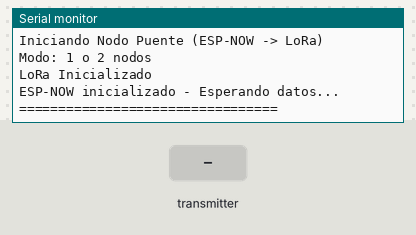
Recording of a sketch running on a simulated ESP32. On the bench: the last lines printed to the serial monitor. The inputs (shaded band) are chosen by the test bench. No radio packets arrive unless stated.

Above: at 1.2 s.
1.3 s: the transmitter starts sending node_id = 1
At 2.7 s:
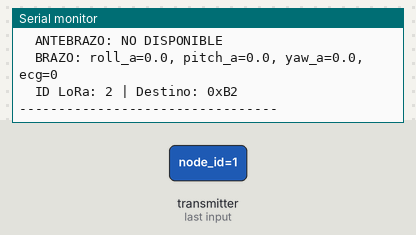
2.8 s: the transmitter starts sending node_id = 0
At 4.8 s:
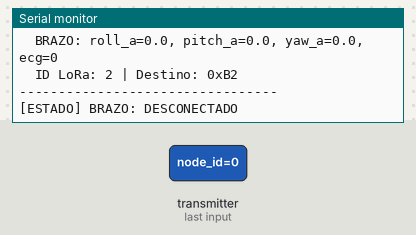

Measured:
- after the input at 1.3 s, the serial monitor: prints a new line at once (image 1)
- after the input at 2.8 s, the serial monitor: prints a new line after 1.2 s (image 2)

The sketch:

master_node.ino
```cpp
// ESP32 30 PINS (Conservar estos pines)

#include <WiFi.h>
#include <esp_now.h>
#include <LoRa.h>
#include <SPI.h>

// ==========================================
// CONFIGURACIÓN LORA (Pines del SX1278) - SIN CAMBIOS
// ==========================================
const int loraRST = 15;
const int loraDI0 = 2;
const int loraNSS = 5;
const int loraMOSI = 18;
const int loraMISO = 22;
const int loraSCK = 23;
int SyncWord = 0x22;

// PROTOCOLO DE FRAMES LORA - SIN CAMBIOS
byte dir_local   = 0xA1;
byte dir_destino = 0xB2;
byte id_msjLoRa = 0;
byte bufferPaquete[64];

// ==========================================
// ESTRUCTURA COMPLETA PARA LORA (PAYLOAD FUSIONADO)
// ==========================================
typedef struct struct_message_completo {
    float roll_f, pitch_f, yaw_f;  // Datos del antebrazo (Forearm)
    int ecg;                        // ECG (viene del brazo)
    float roll_a, pitch_a, yaw_a;   // Datos del brazo (Arm)
} struct_message_completo;

struct_message_completo datosFusionados;

// ==========================================
// ESTRUCTURAS PARA CADA NODO (RECEPCIÓN ESP-NOW)
// ==========================================
typedef struct struct_message_arm {
    float roll_a;
    float pitch_a;
    float yaw_a;
    int ecg;
    int node_id;
} struct_message_arm;

typedef struct struct_message_forearm {
    float roll_f;
    float pitch_f;
    float yaw_f;
    int node_id;
} struct_message_forearm;

// Variables para almacenar los últimos datos de cada nodo
struct_message_arm ultimosDatosBrazo;        // Nodo 1: roll_a, pitch_a, yaw_a, ecg
struct_message_forearm ultimosDatosAntebrazo; // Nodo 2: roll_f, pitch_f, yaw_f

// Flags para saber si hemos recibido datos de cada nodo ALGUNA VEZ
bool brazoInicializado = false;
bool antebrazoInicializado = false;

// Timestamps para saber cuándo recibimos cada dato
unsigned long tiempoUltimoBrazo = 0;
unsigned long tiempoUltimoAntebrazo = 0;
const unsigned long TIMEOUT_MS = 1000; // 1 segundo de timeout

// ==========================================
// CALLBACK ESP-NOW
// ==========================================
void OnDataRecv(const esp_now_recv_info_t *recv_info, const uint8_t *incomingDataBytes, int len) {

    if (len == sizeof(struct_message_arm)) {
        struct_message_arm datosBrazo;
        memcpy(&datosBrazo, incomingDataBytes, sizeof(datosBrazo));

        if (datosBrazo.node_id == 1) {
            ultimosDatosBrazo = datosBrazo;
            tiempoUltimoBrazo = millis();

            if (!brazoInicializado) {
                brazoInicializado = true;
                Serial.println("BRAZO detectado por primera vez");
            }

            Serial.print("\n[ESP-NOW] BRAZO: ");
            Serial.print("roll_a="); Serial.print(datosBrazo.roll_a, 1);
            Serial.print(", pitch_a="); Serial.print(datosBrazo.pitch_a, 1);
            Serial.print(", yaw_a="); Serial.print(datosBrazo.yaw_a, 1);
            Serial.print(", ecg="); Serial.println(datosBrazo.ecg);

            enviarLoRaConDatosDisponibles();
        }
    }
    else if (len == sizeof(struct_message_forearm)) {
        struct_message_forearm datosAntebrazo;
        memcpy(&datosAntebrazo, incomingDataBytes, sizeof(datosAntebrazo));

        if (datosAntebrazo.node_id == 2) {
            ultimosDatosAntebrazo = datosAntebrazo;
            tiempoUltimoAntebrazo = millis();

            if (!antebrazoInicializado) {
                antebrazoInicializado = true;
                Serial.println("ANTEBRAZO detectado por primera vez");
            }

            Serial.print("\n[ESP-NOW] ANTEBRAZO: ");
            Serial.print("roll_f="); Serial.print(datosAntebrazo.roll_f, 1);
            Serial.print(", pitch_f="); Serial.print(datosAntebrazo.pitch_f, 1);
            Serial.print(", yaw_f="); Serial.println(datosAntebrazo.yaw_f, 1);

            enviarLoRaConDatosDisponibles();
        }
    }
    else {
        Serial.print("\n[ESP-NOW] Error: Tamaño desconocido: ");
        Serial.println(len);
        return;
    }
}

// ==========================================
// FUNCIÓN PARA ENVIAR LORA CON LOS DATOS DISPONIBLES
// ==========================================
void enviarLoRaConDatosDisponibles() {
    unsigned long ahora = millis();

    bool brazoActivo = brazoInicializado && (ahora - tiempoUltimoBrazo) < TIMEOUT_MS;
    bool antebrazoActivo = antebrazoInicializado && (ahora - tiempoUltimoAntebrazo) < TIMEOUT_MS;

    if (!brazoActivo && !antebrazoActivo) {
        return;
    }

    const float FLOAT_NO_DATA = 0.0;
    const int INT_NO_DATA = 0;

    // Llenar datos del antebrazo (Forearm) - vienen del nodo 2
    if (antebrazoActivo) {
        datosFusionados.roll_f = ultimosDatosAntebrazo.roll_f;
        datosFusionados.pitch_f = ultimosDatosAntebrazo.pitch_f;
        datosFusionados.yaw_f = ultimosDatosAntebrazo.yaw_f;
    } else {
        datosFusionados.roll_f = FLOAT_NO_DATA;
        datosFusionados.pitch_f = FLOAT_NO_DATA;
        datosFusionados.yaw_f = FLOAT_NO_DATA;
    }

    // Llenar datos del brazo (Arm) - vienen del nodo 1
    if (brazoActivo) {
        datosFusionados.roll_a = ultimosDatosBrazo.roll_a;
        datosFusionados.pitch_a = ultimosDatosBrazo.pitch_a;
        datosFusionados.yaw_a = ultimosDatosBrazo.yaw_a;
        datosFusionados.ecg = ultimosDatosBrazo.ecg;  // El ECG viene en el nodo del brazo
    } else {
        datosFusionados.roll_a = FLOAT_NO_DATA;
        datosFusionados.pitch_a = FLOAT_NO_DATA;
        datosFusionados.yaw_a = FLOAT_NO_DATA;
        datosFusionados.ecg = INT_NO_DATA;
    }

    int idx = 0;
    bufferPaquete[idx++] = dir_destino;
    bufferPaquete[idx++] = dir_local;
    bufferPaquete[idx++] = id_msjLoRa;
    bufferPaquete[idx++] = sizeof(struct_message_completo);

    memcpy(&bufferPaquete[idx], &datosFusionados, sizeof(struct_message_completo));
    idx += sizeof(struct_message_completo);

    LoRa.beginPacket();
    LoRa.write(bufferPaquete, idx);
    LoRa.endPacket();

    Serial.println("\n[LoRa] Datos fusionados enviados:");

    if (antebrazoActivo) {
        Serial.print("  ANTEBRAZO: roll_f="); Serial.print(datosFusionados.roll_f, 1);
        Serial.print(", pitch_f="); Serial.print(datosFusionados.pitch_f, 1);
        Serial.print(", yaw_f="); Serial.println(datosFusionados.yaw_f, 1);
    } else {
        Serial.println("  ANTEBRAZO: NO DISPONIBLE");
    }

    if (brazoActivo) {
        Serial.print("  BRAZO: roll_a="); Serial.print(datosFusionados.roll_a, 1);
        Serial.print(", pitch_a="); Serial.print(datosFusionados.pitch_a, 1);
        Serial.print(", yaw_a="); Serial.print(datosFusionados.yaw_a, 1);
        Serial.print(", ecg="); Serial.println(datosFusionados.ecg);
    } else {
        Serial.println("  BRAZO: NO DISPONIBLE");
    }

    Serial.print("  ID LoRa: "); Serial.print(id_msjLoRa);
    Serial.print(" | Destino: 0x"); Serial.println(dir_destino, HEX);
    Serial.println("---------------------------------");

    id_msjLoRa++;
}

// ==========================================
// SETUP
// ==========================================
void setup() {
    Serial.begin(115200);
    while (!Serial);

    Serial.println("Iniciando Nodo Puente (ESP-NOW -> LoRa)");
    Serial.println("Modo: 1 o 2 nodos");

    SPI.begin(loraSCK, loraMISO, loraMOSI, loraNSS);
    LoRa.setPins(loraNSS, loraRST, loraDI0);

    if (!LoRa.begin(433E6)) {
        Serial.println("Fallo al iniciar LoRa!");
        while (1);
    }
    LoRa.setSpreadingFactor(9);
    LoRa.setSignalBandwidth(125E3);
    LoRa.setCodingRate4(6);
    LoRa.setSyncWord(SyncWord);

    Serial.println("LoRa Inicializado");

    WiFi.mode(WIFI_STA);
    WiFi.disconnect();

    if (esp_now_init() != ESP_OK) {
        Serial.println("Error inicializando ESP-NOW");
        return;
    }

    esp_now_register_recv_cb(OnDataRecv);

    brazoInicializado = false;
    antebrazoInicializado = false;

    Serial.println("ESP-NOW inicializado - Esperando datos...");
    Serial.println("=================================");
}

// ==========================================
// LOOP
// ==========================================
void loop() {
    static unsigned long ultimaVerificacion = 0;
    unsigned long ahora = millis();

    if (ahora - ultimaVerificacion > 1000) {
        ultimaVerificacion = ahora;

        bool brazoActivo = brazoInicializado && (ahora - tiempoUltimoBrazo) < TIMEOUT_MS;
        bool antebrazoActivo = antebrazoInicializado && (ahora - tiempoUltimoAntebrazo) < TIMEOUT_MS;

        static bool brazoEstabaActivo = false;
        static bool antebrazoEstabaActivo = false;

        if (brazoActivo != brazoEstabaActivo) {
            brazoEstabaActivo = brazoActivo;
            Serial.print("[ESTADO] BRAZO: ");
            Serial.println(brazoActivo ? "CONECTADO" : "DESCONECTADO");
        }

        if (antebrazoActivo != antebrazoEstabaActivo) {
            antebrazoEstabaActivo = antebrazoActivo;
            Serial.print("[ESTADO] ANTEBRAZO: ");
            Serial.println(antebrazoActivo ? "CONECTADO" : "DESCONECTADO");
        }
    }

    delay(10);
}
```
